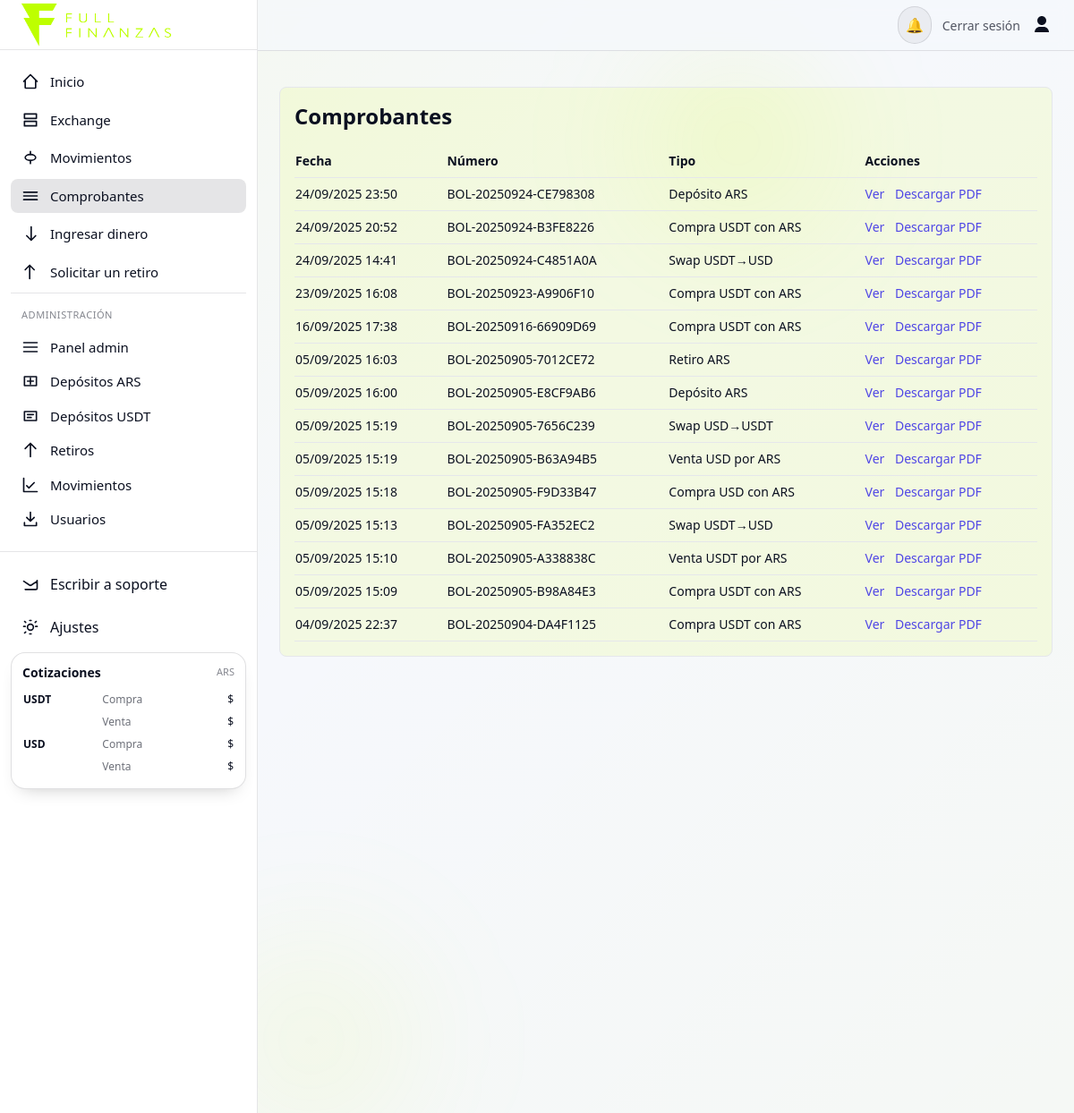
Screenshot of /comprobantes/ (signed in) with the database file from the repository.
### usuarios/models.py (models this page shows)
class BoletoOperacion(models.Model):
    TIPO = [
        ('compra_ars_usdt', 'Compra USDT con ARS'),
        ('compra_ars_usd',  'Compra USD con ARS'),
        ('venta_usdt_ars',  'Venta USDT por ARS'),
        ('venta_usd_ars',   'Venta USD por ARS'),
        ('swap_usd_usdt',   'Swap USD→USDT'),
        ('swap_usdt_usd',   'Swap USDT→USD'),
        ('deposito_ars',    'Depósito ARS'),
        ('deposito_usdt',   'Depósito USDT'),
        ('retiro_ars',      'Retiro ARS'),
        ('retiro_usdt',     'Retiro USDT'),
        ('retiro_usd',      'Retiro USD'),
    ]
    id = models.UUIDField(primary_key=True, default=uuid.uuid4, editable=False)
    usuario = models.ForeignKey(settings.AUTH_USER_MODEL, on_delete=models.PROTECT)
    movimiento = models.ForeignKey('usuarios.Movimiento', on_delete=models.SET_NULL, null=True, blank=True)
    tipo = models.CharField(max_length=32, choices=TIPO)
    numero = models.CharField(max_length=40, unique=True)          # ej: BOL-20250826-000123
    fecha_emision = models.DateTimeField(default=now)               # guardar con segundos
    snapshot = models.JSONField()                                   # todos los datos impresos
    pdf = models.FileField(upload_to='boletos/')
    pdf_sha256 = models.CharField(max_length=64)
    verificacion_code = models.CharField(max_length=64, unique=True)  # uuid/nonce
    anulado = models.BooleanField(default=False)  # por si necesitás anular con contracomprobante
    red = models.CharField(max_length=32, blank=True)
    wallet_origen = models.CharField(max_length=255, blank=True)
    wallet_destino = models.CharField(max_length=255, blank=True)
    txid = models.CharField(max_length=255, blank=True)
    class Meta:
        ordering = ['-fecha_emision']

### usuarios/views.py (the view)
# urls.py: path("comprobantes/", comprobantes, name="comprobantes"),
@login_required
def comprobantes(request):
    boletas = BoletoOperacion.objects.filter(usuario=request.user).order_by('-fecha_emision')
    return render(request, "usuarios/comprobantes.html", {"boletas": boletas})

### usuarios/templates/usuarios/comprobantes.html (shortened to what this page needs)
{% extends "base.html" %}
{% block content %}
<section class="space-y-4 rounded-lg border py-4 px-4 bg-neon/10">
  <h1 class="text-2xl font-semibold ">Comprobantes</h1>
  <div class="overflow-x-auto">
    <table class="min-w-full text-sm">
      <thead>
        <tr class="border-b">
          <th class="text-left py-2">Fecha</th>
          <th class="text-left py-2">Número</th>
          <th class="text-left py-2">Tipo</th>
          <th class="text-left py-2">Acciones</th>
        </tr>
      </thead>
      <tbody>
        {% for b in boletas %}
        <tr class="border-b">
          <td class="py-2">{{ b.fecha_emision|date:"d/m/Y H:i" }}</td>
          <td class="py-2">{{ b.numero }}</td>
          <td class="py-2">{{ b.get_tipo_display }}</td>
          <td class="py-2 space-x-2">
            <a class="text-brand-600" href="{% url 'verificar_boleto' b.numero %}" target="_blank">Ver</a>
            <a class="text-brand-600" href="{% url 'descargar_boleto' b.numero %}">Descargar PDF</a>
          </td>
        </tr>
        {% empty %}
        <tr><td class="py-4 text-ink-500" colspan="4">No hay comprobantes aún.</td></tr>
        {% endfor %}
      </tbody>
    </table>
  </div>
</section>
{% endblock %}

### usuarios/templates/base.html (style rules this page uses)
:root { --bg: #f6f8fc; --fg: #0B1020; --muted: #475569; --card: #ffffff; --ring: #D2FF00; --border: rgba(2,6,23,.12); --tint-5: rgba(2,6,23,.05); --tint-10: rgba(2,6,23,.10); --input-bg:#ffffff; --input-text:#0b1020; --input-border:rgba(2,6,23,0.18); --input-placeholder:#6b7280; }
html { font-family:Inter,ui-sans-serif,system-ui,-apple-system,Segoe UI,Roboto,Helvetica,Arial,"Apple Color Emoji","Segoe UI Emoji"; }
body { background:var(--bg); color:var(--fg); }

### rows the page displays
BoletoOperacion: fecha_emision "24/09/2025 23:50", numero "BOL-20250924-CE798308", tipo "Depósito ARS"
BoletoOperacion: fecha_emision "24/09/2025 20:52", numero "BOL-20250924-B3FE8226", tipo "Compra USDT con ARS"
BoletoOperacion: fecha_emision "24/09/2025 14:41", numero "BOL-20250924-C4851A0A", tipo "Swap USDT→USD"
BoletoOperacion: fecha_emision "23/09/2025 16:08", numero "BOL-20250923-A9906F10", tipo "Compra USDT con ARS"
BoletoOperacion: fecha_emision "16/09/2025 17:38", numero "BOL-20250916-66909D69", tipo "Compra USDT con ARS"
BoletoOperacion: fecha_emision "05/09/2025 16:03", numero "BOL-20250905-7012CE72", tipo "Retiro ARS"
BoletoOperacion: fecha_emision "05/09/2025 16:00", numero "BOL-20250905-E8CF9AB6", tipo "Depósito ARS"
BoletoOperacion: fecha_emision "05/09/2025 15:19", numero "BOL-20250905-7656C239", tipo "Swap USD→USDT"
BoletoOperacion: fecha_emision "05/09/2025 15:19", numero "BOL-20250905-B63A94B5", tipo "Venta USD por ARS"
BoletoOperacion: fecha_emision "05/09/2025 15:18", numero "BOL-20250905-F9D33B47", tipo "Compra USD con ARS"
BoletoOperacion: fecha_emision "05/09/2025 15:13", numero "BOL-20250905-FA352EC2", tipo "Swap USDT→USD"
BoletoOperacion: fecha_emision "05/09/2025 15:10", numero "BOL-20250905-A338838C", tipo "Venta USDT por ARS"
BoletoOperacion: fecha_emision "05/09/2025 15:09", numero "BOL-20250905-B98A84E3", tipo "Compra USDT con ARS"
BoletoOperacion: fecha_emision "04/09/2025 22:37", numero "BOL-20250904-DA4F1125", tipo "Compra USDT con ARS"
